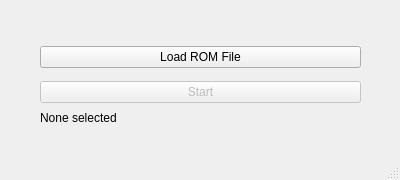
<?xml version="1.0" encoding="UTF-8"?>
<ui version="4.0">
 <class>LaunchWindow</class>
 <widget class="QMainWindow" name="LaunchWindow">
  <property name="geometry">
   <rect>
    <x>0</x>
    <y>0</y>
    <width>400</width>
    <height>180</height>
   </rect>
  </property>
  <property name="windowTitle">
   <string>GameBoy</string>
  </property>
  <widget class="QWidget" name="centralwidget">
   <widget class="QWidget" name="gridLayoutWidget">
    <property name="geometry">
     <rect>
      <x>40</x>
      <y>40</y>
      <width>321</width>
      <height>87</height>
     </rect>
    </property>
    <layout class="QGridLayout" name="gridLayout">
     <item row="1" column="0" rowspan="2">
      <widget class="QPushButton" name="openFileButton">
       <property name="text">
        <string>Load ROM File</string>
       </property>
      </widget>
     </item>
     <item row="4" column="0">
      <widget class="QLabel" name="fileNameLabel">
       <property name="text">
        <string>None selected</string>
       </property>
      </widget>
     </item>
     <item row="3" column="0">
      <widget class="QPushButton" name="startButton">
       <property name="enabled">
        <bool>false</bool>
       </property>
       <property name="text">
        <string>Start</string>
       </property>
      </widget>
     </item>
    </layout>
   </widget>
  </widget>
  <widget class="QMenuBar" name="menubar">
   <property name="geometry">
    <rect>
     <x>0</x>
     <y>0</y>
     <width>400</width>
     <height>26</height>
    </rect>
   </property>
  </widget>
  <widget class="QStatusBar" name="statusbar"/>
 </widget>
 <resources/>
 <connections/>
</ui>
